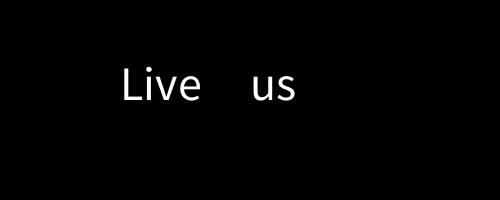
Frame 1 (no input)
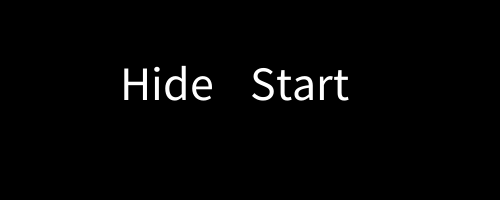
Frame 60 (the mouse pressed at the canvas centre just before this capture)
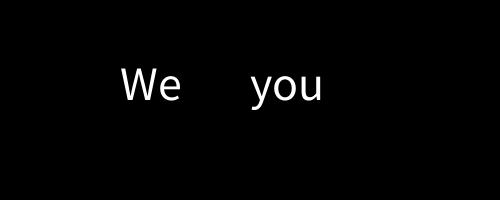
Frame 120 (the mouse held since frame 60 and released just before this capture)

The Processing sketch that drew these frames (run headless with seeded random() and noise(); from frame 60 on, the mouse is pressed at the canvas centre):

// Processing sketch: word_roulette
// ── word_roulette.pde
String [] wordsLeft = {"Move","Reach","We","Now","No","Live","Hide","Kill","Find"};
String [] wordsRight = {"me","you","us","Hope","Wait","Start","Life","Run","All"};

int wL = 0;
int wR = 0;
boolean bRunning = true;

void setup(){
  size(500,200);
}

void draw(){
  
  background(0);
  
  if(bRunning){
    wL = int(random(wordsLeft.length));
    wR = int(random(wordsRight.length));
  }
  
  textSize(48);
  text(wordsLeft[wL],120,height/2);
  text(wordsRight[wR],width/2,height/2);
  
}


void keyPressed(){
  if( key == ' '){
    if(bRunning == true) bRunning = false;
    else bRunning = true;
  }
  
}
